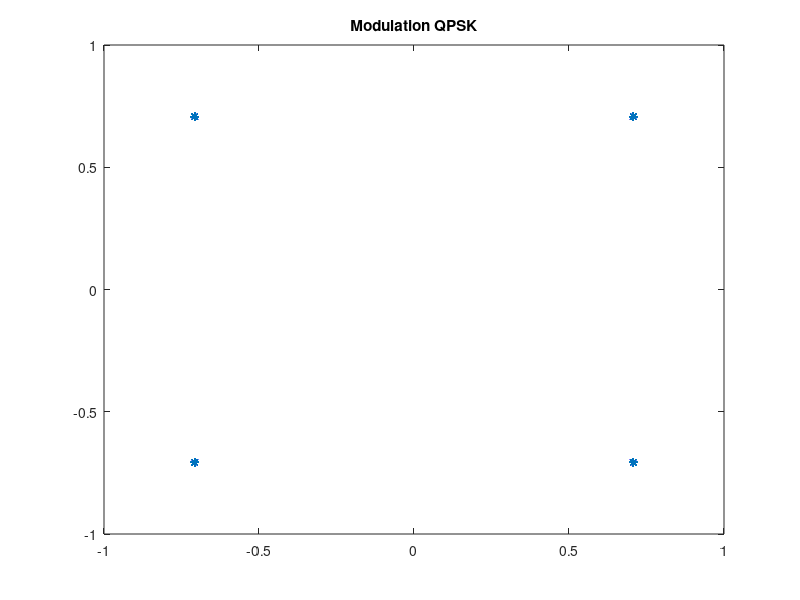

Here is the MATLAB script that generated this plot: (Note: this script raises an error after producing the figure.)
clear,
close all,
clc,

%% Partie 2

Ns=500;    %Nombre de symboles
Ds=1e6;     %Debit symbole
Fse=4;      %Facteur sur echantillonnage
Fe=4e6;     %Fréquence echantillonnage
Te = 1/Fe;
N=2;        %Nombre de bits par symbole
Ntot=Ns*N;  %Nombre de bits
M=4;
SNR = 20;

%Création du flux binaire
bits=randi([0 M-1],1,Ntot);

%Création de la modulation
modi = pskmod(bits, M,pi*3/M,'gray');
sigmas = var(modi);

figure(1),
plot(modi,'*');
title("Modulation QPSK");

% % Filtrage
%Données du filtre
Span=8;
alpha=0.35;

%Création du filtre
filtre=rcosdesign(alpha,Span,Fse);
s=conv(filtre,modi);

sech = upsample(s,Fse);


% % Tracé du périodogramme
figure(2),
pwelch(s);


%% Partie 4

%canal1
n = 21;
d2 = -2.5;
d1 = 1.3;

hn2 = canal1(d2,n);

hn1 = canal1(d1,n);

% fvtool(hn2);
% title("Filtre pour d=-2.5");
% fvtool(hn1);
% title("Filtre pour d=1.3");

%canal2

hn0 = canal1(0,n);

test1 = canal2(1,1,hn0, canal1(1,n));

test2 = canal2(1,1,hn0, canal1(2,n));

test3 = canal2(1,1,hn0, canal1(3,n));

figure(4),
freqz(test1,1,1024,Fe);
hold all,

test1 = canal2(1,1,hn0, canal1(1,n));hold on,
freqz(test2,1,1024,Fe);
freqz(test3,1,1024,Fe);
legend('Cas 1', 'Cas 2', 'Cas 3');
%title("");

%% Egalisation

P=[10,30,100,1000,2000];
alpha1 = 1;
L = 1;

vn = [1 alpha1];

for i=1:length(P)
    %Creation du flux binaire
    bits=randi([0 M-1],1,P(i));
    
    %Creation de la modulation
    modi = pskmod(bits, M,pi*3/M,'gray');
    sigmas = var(modi);

    rn = conv(modi,vn);

    %Egalisation WF

    [sigegalise1,Vn]=egalWF(P(i),L,vn,rn);

    figure,

    subplot(3,1,1)
    plot(modi,'*')
    title("Signal sans bruit pour P=" + P(i));
    
    subplot(3,1,2),
    plot(rn,'*'); 
    title("Signal avec bruit pour P=" + P(i));
    
    subplot(3,1,3),
    plot(sigegalise1,'*');
    title("Signal apres Ã©galisation WF pour P=" + P(i));

    saveas(gcf, "ImageWF" + P(i), 'png');

    %Egalisation WMMSE

    sigegalise2 = egalWMMSE(P(i),L,vn,rn,Vn,sigmas,SNR);
    
    figure,
    
    subplot(3,1,1)
    plot(modi,'*')
    title("Signal sans bruit pour P=" + P(i));
    
    subplot(3,1,2),
    plot(rn,'*'); 
    title("Signal avec bruit pour P=" + P(i));
    
    
    subplot(3,1,3),
    plot(sigegalise2,'*');
    title("Signal apres Ã©galisation WMMSE pour P=" + P(i));
    
    saveas(gcf, "ImageWMMSE" + P(i), 'png');

    sum(sigegalise1==sigegalise2)
end
